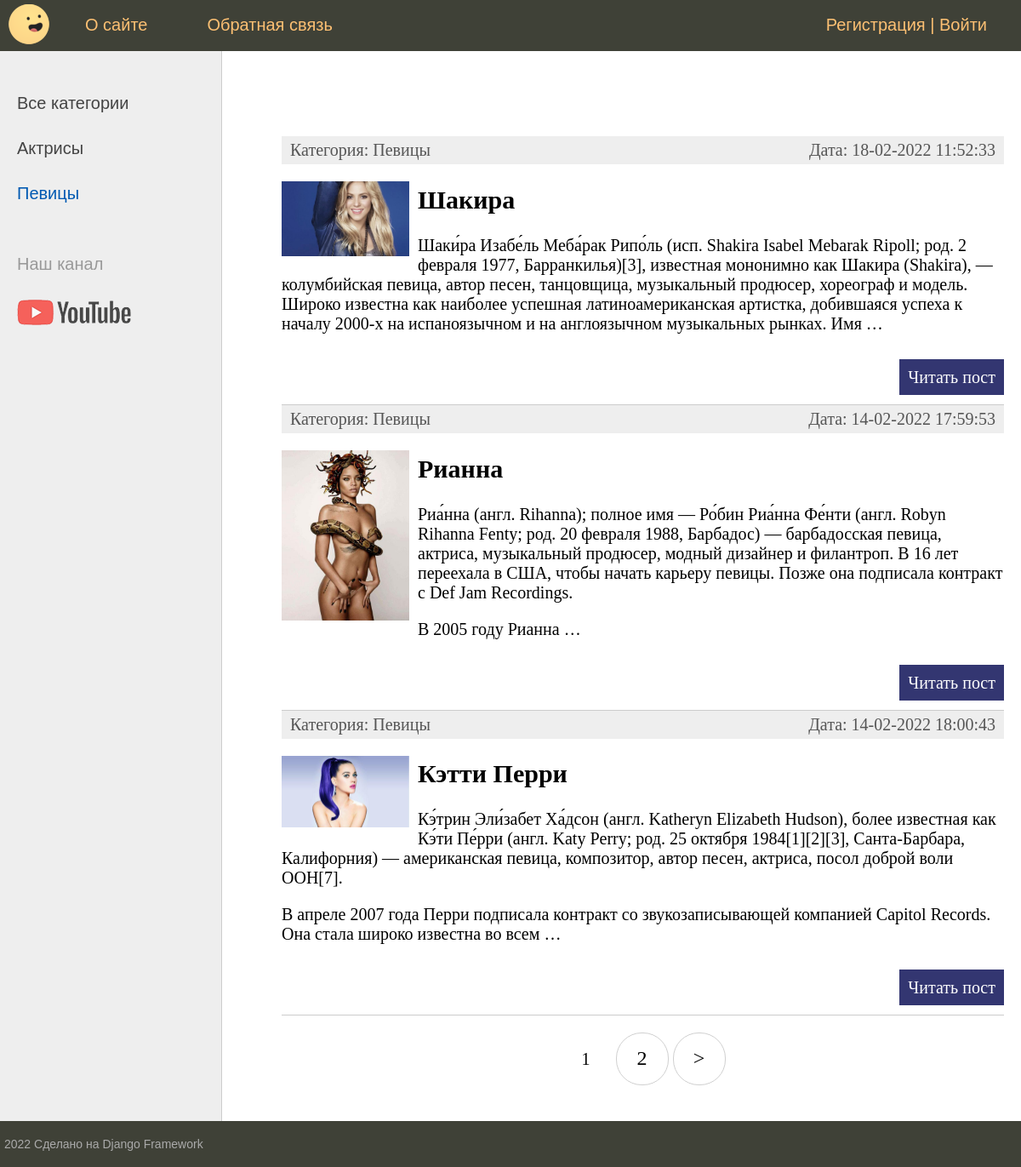
/category/pevicy, run on the app's committed database.
### women/models.py (models this page shows, shortened)
class Category(models.Model):
    name = models.CharField(max_length=100, db_index=True, verbose_name="Категория")
    slug = models.SlugField(max_length=255, unique=True, db_index=True, verbose_name="URL")
    def __str__(self):
        return self.name
    def get_absolute_url(self):
        return reverse('category', kwargs={'cat_slug': self.slug})
    class Meta:
        verbose_name = 'Категории'
        verbose_name_plural = 'Категории'
        ordering = ['id']

class Women(models.Model):
    title = models.CharField(max_length=255, verbose_name="Заголовок")
    slug = models.SlugField(max_length=255, unique=True, db_index=True, verbose_name="URL")
    content = models.TextField(blank=True, verbose_name="Текст статьи")
    photo = models.ImageField(upload_to="photos/%Y'/%m/%d/", verbose_name="Фото")
    time_create = models.DateTimeField(auto_now_add=True, verbose_name="Время создания")
    time_update = models.DateTimeField(auto_now=True, verbose_name="Время изменения")
    is_published = models.BooleanField(default=True, verbose_name="Публикация")
    cat = models.ForeignKey('Category', on_delete=models.PROTECT, verbose_name="Категория")
    def get_absolute_url(self):
        return reverse('post', kwargs={'post_slug': self.slug})
    class Meta:
        verbose_name = 'Известную женщину'
        verbose_name_plural = 'Известные женщины'
        ordering = ['-id']

### women/views.py (the view)
# urls.py: path('category/<slug:cat_slug>', WomenCategory.as_view(), name='category'),
class WomenCategory(DataMixin, ListView):
    model = Women
    template_name = 'women/index.html'
    context_object_name = 'posts'
    allow_empty = False
    def get_context_data(self, *, object_list=None, **kwargs):
        context = super().get_context_data(**kwargs)
        c_def = self.get_user_context(title='Категория - ' + str(context['posts'][0].cat),
                                      cat_selected=context['posts'][0].cat_id)
        return dict(list(context.items()) + list(c_def.items()))
    def get_queryset(self):
        return self.model.objects.filter(cat__slug=self.kwargs['cat_slug'], is_published=True)

### women/utils.py (called while the page is built)
    def get_user_context(self, **kwargs):
        context = kwargs
        cats = Category.objects.annotate(is_published=Sum("women__is_published"))
        user_menu = menu.copy()
        if not self.request.user.is_authenticated:
            del user_menu[1]
        context['menu'] = user_menu
        context['cats'] = cats
        if 'cat_selected' not in context:
            context['cat_selected'] = 0
        return context

### women/templates/women/index.html (shortened to what this page needs)
{% extends 'women/base.html' %}
{% block content %}
<ul class="list-articles">
    {% for p in posts %}
    <li>
        <div class="article-panel">
            <p class="first">Категория: {{p.cat}}</p>
            <p class="last">Дата: {{p.time_update|date:"d-m-Y H:i:s"}}</p>
        </div>
        {% if p.photo %}
        <p><img class="img-article-left thumb" src="{{p.photo.url}}" alt="Не нашел картинку :("></p>
        {% endif %}
        <h2>{{p.title}}</h2>
        <p>
            {% autoescape on %}
            {{p.content|linebreaks|truncatewords:50}}
            {% endautoescape %}
        </p>
        <p class="link-read-post"><a href="{{ p.get_absolute_url }}">Читать пост</a></p>
    </li>
    {% endfor %}
</ul>
{% endblock %}

### women/templates/women/base.html (shortened to what this page needs)
{% load static %}
<!DOCTYPE html>
<html lang="en">
<head>
    <link rel="stylesheet" type="text/css" href="{% static 'women/css/styles.css' %}">
</head>
<body>
<table class="table-page" border="0" cellpadding="0" cellspacing="0">
    <tr>
        <td valign="top">
            {% block mainmenu %}
            <div class="header">
                <ul id="mainmenu" class="mainmenu">
                    <li class="logo"><a href="{% url 'main' %}">
                        <div class="logo"></div>
                    </a></li>
                    {% for m in menu %}
                    <li><a href="{% url m.url_name %}">{{m.title}}</a></li>
                    {% endfor %}
                    {% if request.user.is_authenticated %}
                    <li class="last">{{user.username}} | <a href="{% url 'logout' %}">Выйти</a></li>
                    {% else %}
                    <li class="last"><a href="{% url 'register' %}">Регистрация</a> |
                        <a href="{% url 'login' %}">Войти</a></li>
                    {% endif %}
                </ul>
            </div>
            {% endblock mainmenu %}
            <table class="table-content" border="0" cellpadding="0" cellspacing="0">
                <tr>
                    <td valign="top" class="left-chapters">
                        <ul id="leftchapters">
                            {% if cat_selected == 0 %}
                            <li class="selected">Все категории</li>
                            {% else %}
                            <li><a href="{% url 'main' %}">Все категории</a></li>
                            {% endif %}
                            {% for c in cats %}
                            {% if c.is_published %}
                                {% if c.pk == cat_selected %}
                                    <li class="selected">{{c.name}}</li>
                                {% else %}
                                    <li><a href="{{ c.get_absolute_url }}">{{c.name}}</a></li>
                                {% endif %}
                            {% endif %}
                            {% endfor %}
                            <li class="share">
                                <p>Наш канал</p>
                                <a class="share-yt" href="https://www.youtube.com/watch?v=dQw4w9WgXcQ"></a>
                            </li>
                        </ul>
                    </td>
                    <td valign="top" class="content">
                        <div class="content-text">
                            {% block content %}
                            {% endblock %}
                            {% if page_obj.has_other_pages %}
                            <nav class="list-pages">
                                <ul>
                                    {% for p in paginator.page_range %}
                                    {% if page_obj.number == p %}
                                        <li class="page-num page-num-selected">{{ p }}</li>
                                    {% elif p >= page_obj.number|add:-2 and p <= page_obj.number|add:2 %}
                                        <li class="page-num">
                                            <a href="?page={{ p }}">{{ p }}</a>
                                        </li>
                                    {% endif %}
                                    {% endfor %}
                                    {% if page_obj.has_next %}
                                    <li class="page-num">
                                        <a href="?page={{ page_obj.next_page_number }}">&gt;</a>
                                    </li>
                                    {% endif %}
                                </ul>
                            </nav>
                            {% endif %}
                        </div>
                    </td>
                </tr>
            </table>
        </td>
    </tr>
    <tr>
        <td valign="top">
            <div id="footer">
                <p> 2022 Сделано на Django Framework</p>
            </div>
        </td>
    </tr>
</table>
</body>
</html>

### women/static/women/css/styles.css (style rules this page uses)
html, body { font-family: 'Arial'; margin: 0; padding: 0; height: 100%; width: 100%; color: #444; }
a { color: #0059b2; text-decoration: none; }
img { max-width: 600px; height: auto; }
img.img-article-left { max-width: 300px; height: auto; float: left; padding: 0 10px 10px 0; }
img.img-article-left.thumb { max-width: 150px; height: auto; }
p.link-read-post { text-align: right; }
p.link-read-post a { padding: 10px; min-width: 100px; background: #333671; color: #fff; text-decoration: none; }
div.article-panel { background: #eee; padding: 5px 10px 5px 10px; box-sizing: border-box; overflow: hidden; color: #555; }
div.article-panel p.first { margin: 0; float: left; }
div.article-panel p.last { margin: 0; float: right; }
ul.list-articles { list-style: none; margin: 0; padding: 0; }
ul.list-articles li { border-bottom: 1px solid #ccc; }
.table-page { width: 100%; height: 100%; vertical-align: top; }
.table-page tr { height: 100%; }
.header { background: #3F4137; height: 60px; }
.logo { background: url('../images/logo.png') no-repeat 10px 5px; width: 70px; height: 60px; }
ul.mainmenu { list-style: none; margin: 0; padding: 0; height: 60px; color: #fdc073; font-size: 20px; overflow: hidden; }
ul.mainmenu li { float: left; margin: 18px 40px 0 30px; }
ul.mainmenu li.logo { margin: 0; }
ul.mainmenu li.last { float: right; }
ul.mainmenu li a { color: #fdc073; text-decoration: none; }
.table-content { width: 100%; min-height: 100%; height: 100%; }
.left-chapters { margin: 0; background: #eee; border-right: 1px solid #ccc; min-height: 100%; }
.left-chapters ul { width: 230px; min-height: 100%; margin: 0; padding: 20px 10px 10px 20px; list-style: none; font-size: 20px; }
.left-chapters ul li { margin: 30px 0 0 0; color: #999; }
.left-chapters ul li.selected { color: #0059b2; }
.left-chapters ul li a { color: #444; text-decoration: none; }
.left-chapters ul li.share { margin: 60px 0 0 0; }
.left-chapters ul li.share p { margin: 30px 0 30px 0; }
.left-chapters ul li.share a { display: inline-block; width: 40px; height: 40px; margin: 0 20px 0 0; }
.left-chapters ul li.share a.share-yt { width: 100%; height: 30px; background: url('../images/share_yt.png') no-repeat 0 0 }
.content { padding: 40px 20px 20px 40px; width: 100%; box-sizing: border-box; }
.content-text { margin: 60px 0 0 30px; color: #000; font-size: 20px; font-family: Yandex Sans Display Light; }
#footer { box-sizing: border-box; background: #3F4137; padding: 5px; color: #aaa; font-size: 14px; font-family: Verdana, Geneva, Arial, Helvetica; text-align: left; overflow: hidden; }
.list-pages { text-align: center; margin: 0 0 20px 0; }
.list-pages ul { margin: 20px 0 0 0; padding: 0; list-style: none; }
.list-pages a { color: #000; font-size: 24px; text-decoration: none; }
.list-pages .page-num, .page-num-selected { display: inline-block; width: 60px; height: 44px; padding: 16px 0 0 0; border: 1px solid #d0d0d0; border-radius: 30px; }
.list-pages .page-num-selected { border: none; color: #000; font-size: 20px; }

### data on the page
Category: name "Актрисы"
Category: name "Певицы"
Women: cat "Певицы", time_update "18-02-2022 11:52:33", photo (picture), title "Шакира", content "Шаки́ра Изабе́ль Меба́рак Рипо́ль (исп. Shakira Isabel Mebarak Ripoll; род. 2 февраля 1977, Барранкилья)[3], известная мононимно как Шакира (Shakira), — колумбийская певица, автор песен, танцовщица, музыкальный продюсер, хореограф и модель. Широко известна как наиболее успешная латиноамериканская артистка, добившаяся успеха к началу 2000-х на испаноязычном и на англоязычном музыкальных рынках. Имя …"
Women: cat "Певицы", time_update "14-02-2022 17:59:53", photo (picture), title "Рианна", content "Риа́нна (англ. Rihanna); полное имя — Ро́бин Риа́нна Фе́нти (англ. Robyn Rihanna Fenty; род. 20 февраля 1988, Барбадос) — барбадосская певица, актриса, музыкальный продюсер, модный дизайнер и филантроп. В 16 лет переехала в США, чтобы начать карьеру певицы. Позже она подписала контракт с Def Jam Recordings. В 2005 году Рианна …"
Women: cat "Певицы", time_update "14-02-2022 18:00:43", photo (picture), title "Кэтти Перри", content "Кэ́трин Эли́забет Ха́дсон (англ. Katheryn Elizabeth Hudson), более известная как Кэ́ти Пе́рри (англ. Katy Perry; род. 25 октября 1984[1][2][3], Санта-Барбара, Калифорния) — американская певица, композитор, автор песен, актриса, посол доброй воли ООН[7]. В апреле 2007 года Перри подписала контракт со звукозаписывающей компанией Capitol Records. Она стала широко известна во всем …"

### other printed values
{{ m.title }} "О сайте" "Обратная связь"
{{ p }} "1"
{{ p }} "2"
